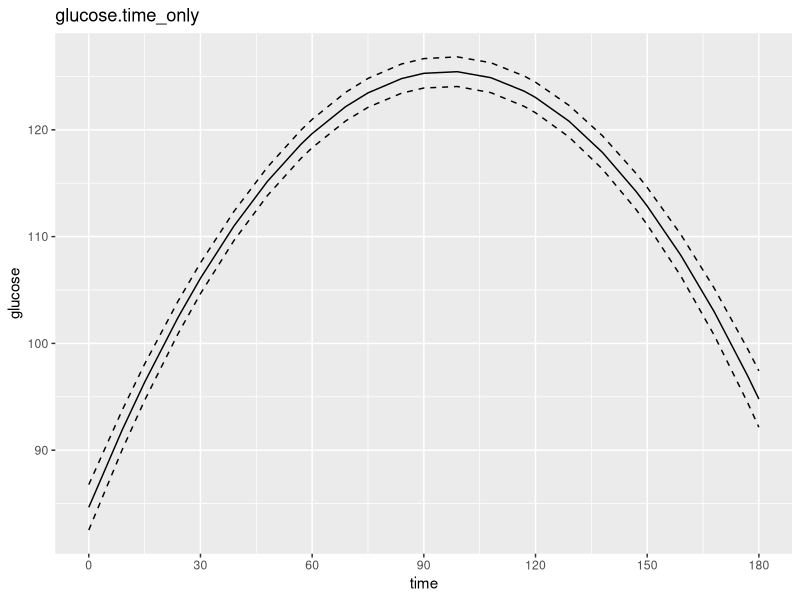
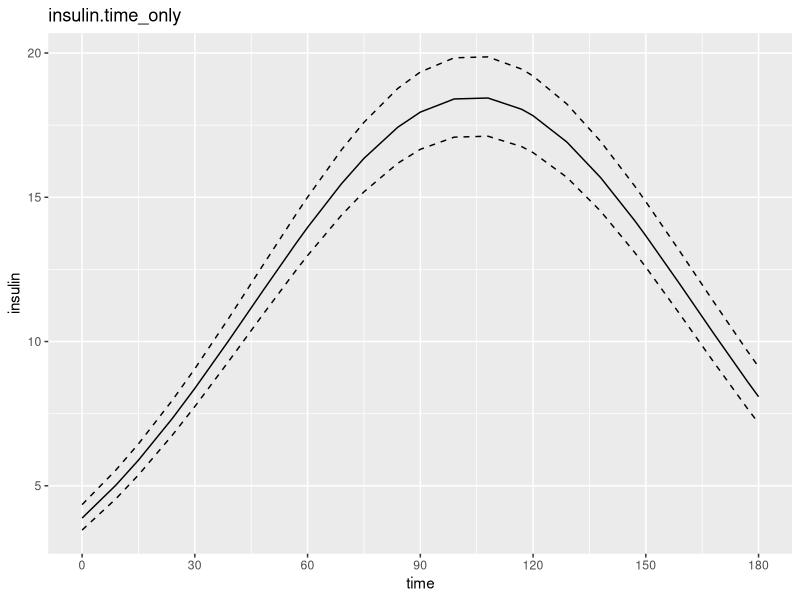
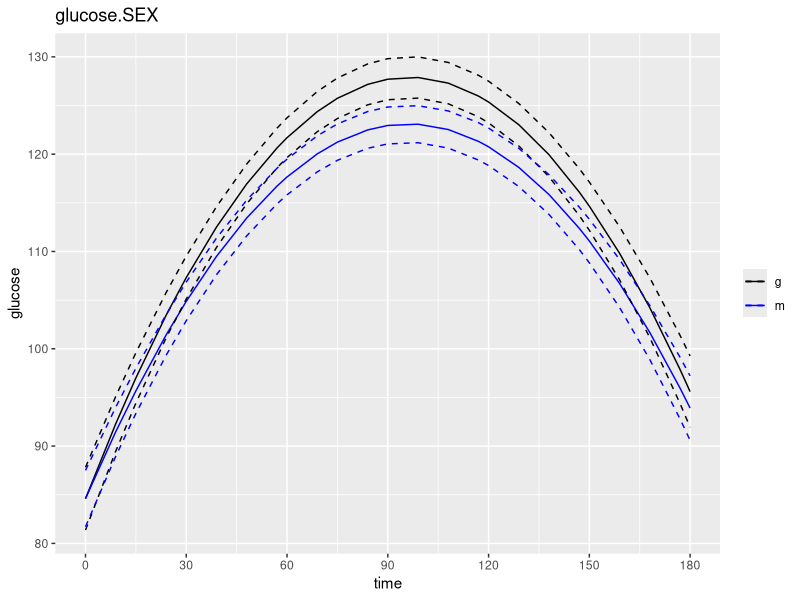
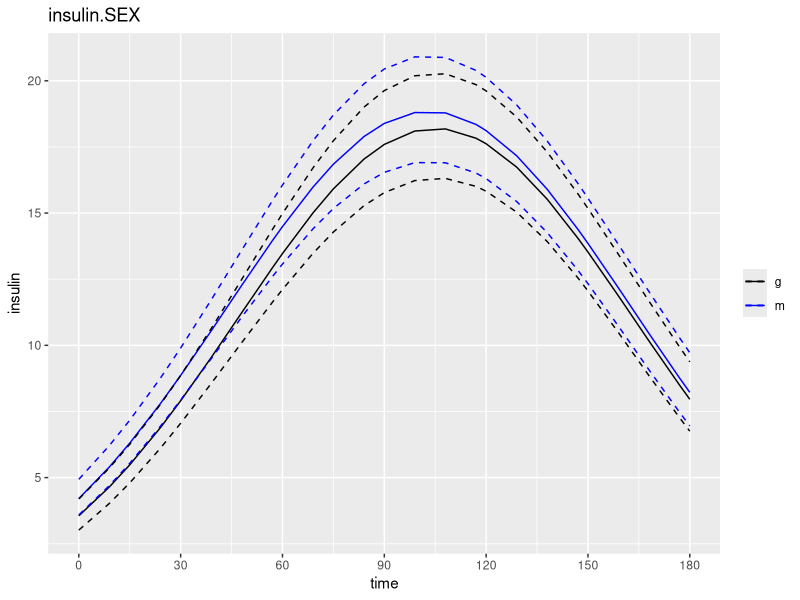
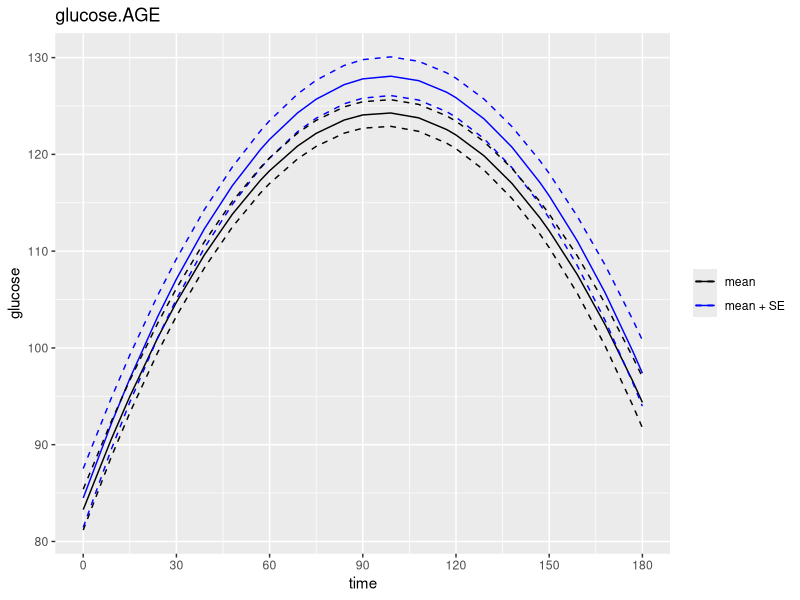
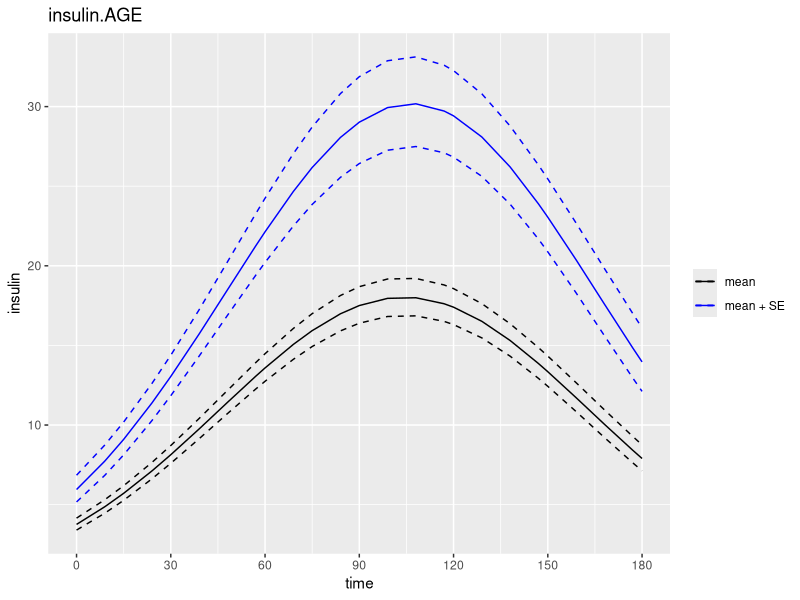
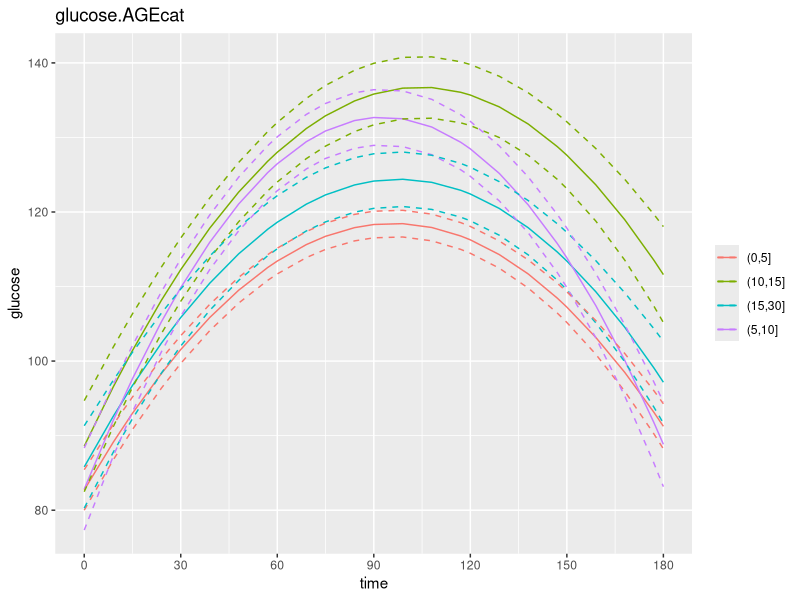
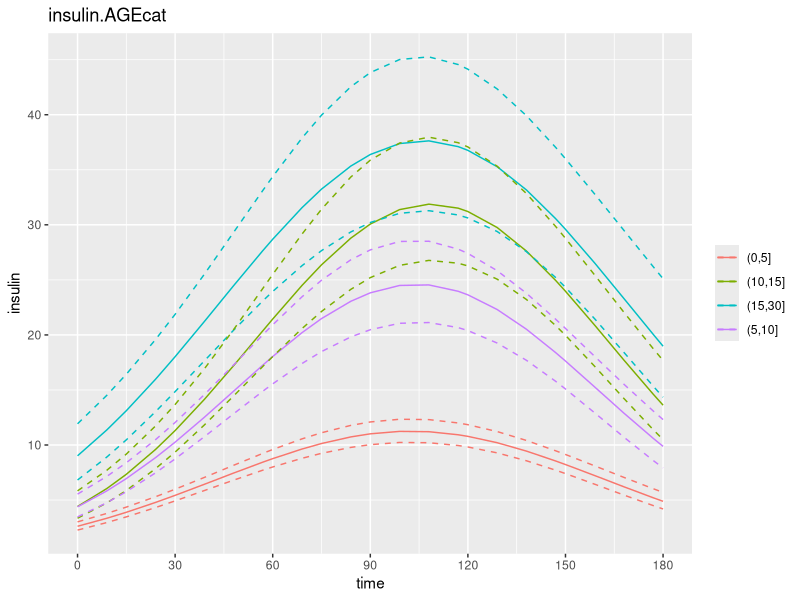

These charts were generated, in order, by the following R code:
## ---- chunk 1
knitr::opts_chunk$set(echo = FALSE, warning=FALSE)
library(knitr)
library(dplyr)
library(ggplot2)
## ---- chunk 2
w <- read.csv("results-wald.csv", as.is=TRUE)
w %>% kable(digits=c(0,0,2,0,4))
## ---- chunk 3
d <- read.csv("results-fit.csv", as.is=TRUE)
d$p <- d$predicted.value
d$lo <- d$predicted.value - d$standard.error
d$hi <- d$predicted.value + d$standard.error
d$p <- ifelse(d$response=="insulin", exp(d$p), d$p)
d$lo <- ifelse(d$response=="insulin", exp(d$lo), d$lo)
d$hi <- ifelse(d$response=="insulin", exp(d$hi), d$hi)

ds <- split(d, d[,c("response", "var")])

## put plots in the starting order
foo <- unique(d[,c("response", "var")])
foo$v <- paste(foo$response, foo$var, sep=".")
stopifnot(foo$v %in% names(ds))
foo$var <- factor(foo$var, levels=unique(foo$var))
foo <- foo[order(foo$var, foo$response),]
ds <- ds[foo$v]

## fix the level names for continuous variables
for(i in seq_along(ds)) {
  foo <- as.numeric(as.character(ds[[i]]$level))
  if(!any(is.na(foo))) {
    #ds[[i]]$level <- paste(round(foo,2))
    ds[[i]]$level <- factor(foo, labels=c("mean", "mean + SE"))
  } else {
    ds[[i]]$level <- factor(ds[[i]]$level)
  }
}

## make the plots
for(i in seq_along(ds)) {
  p <- ggplot(ds[[i]]) + aes(time, p, group=level, color=level) + 
    geom_line() +
    geom_line(aes(y=lo), lty=2) +
    geom_line(aes(y=hi), lty=2) +
    ggtitle(names(ds)[i]) + ylab(ds[[i]]$response[1]) +
    scale_x_continuous(breaks=(0:6)*30) +
    theme(legend.title=element_blank())
  if(nlevels(ds[[i]]$level)<=2) {
    p <- p + scale_color_manual(values=c("black", "blue"))
  }
  if(nlevels(ds[[i]]$level)==1) {
    p <- p + guides(color=FALSE)
  }
  plot(p)
}
